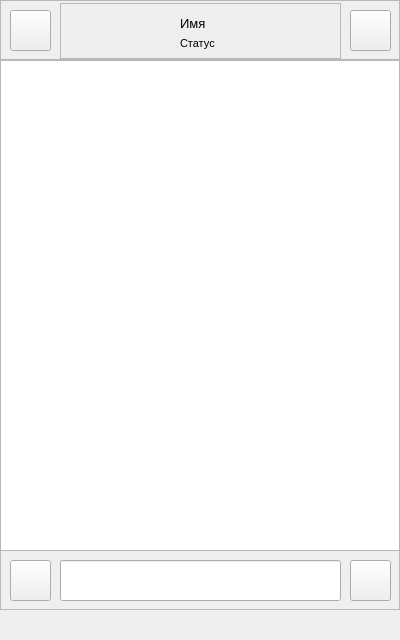
<?xml version="1.0" encoding="UTF-8"?>
<ui version="4.0">
 <class>Chat</class>
 <widget class="QWidget" name="Chat">
  <property name="geometry">
   <rect>
    <x>0</x>
    <y>0</y>
    <width>400</width>
    <height>640</height>
   </rect>
  </property>
  <property name="windowTitle">
   <string>Form</string>
  </property>
  <widget class="QFrame" name="frame">
   <property name="geometry">
    <rect>
     <x>0</x>
     <y>550</y>
     <width>400</width>
     <height>60</height>
    </rect>
   </property>
   <property name="frameShape">
    <enum>QFrame::StyledPanel</enum>
   </property>
   <property name="frameShadow">
    <enum>QFrame::Raised</enum>
   </property>
   <widget class="QPushButton" name="sendButton">
    <property name="geometry">
     <rect>
      <x>350</x>
      <y>10</y>
      <width>41</width>
      <height>41</height>
     </rect>
    </property>
    <property name="text">
     <string/>
    </property>
   </widget>
   <widget class="QPushButton" name="addFileButton">
    <property name="geometry">
     <rect>
      <x>10</x>
      <y>10</y>
      <width>41</width>
      <height>41</height>
     </rect>
    </property>
    <property name="text">
     <string/>
    </property>
   </widget>
   <widget class="QLineEdit" name="messageLineEdit">
    <property name="geometry">
     <rect>
      <x>60</x>
      <y>10</y>
      <width>281</width>
      <height>41</height>
     </rect>
    </property>
    <property name="font">
     <font>
      <pointsize>10</pointsize>
     </font>
    </property>
   </widget>
  </widget>
  <widget class="QFrame" name="frame_2">
   <property name="geometry">
    <rect>
     <x>0</x>
     <y>0</y>
     <width>400</width>
     <height>60</height>
    </rect>
   </property>
   <property name="frameShape">
    <enum>QFrame::StyledPanel</enum>
   </property>
   <property name="frameShadow">
    <enum>QFrame::Raised</enum>
   </property>
   <widget class="QPushButton" name="findButton">
    <property name="geometry">
     <rect>
      <x>350</x>
      <y>10</y>
      <width>41</width>
      <height>41</height>
     </rect>
    </property>
    <property name="text">
     <string/>
    </property>
   </widget>
   <widget class="QPushButton" name="backButton">
    <property name="geometry">
     <rect>
      <x>10</x>
      <y>10</y>
      <width>41</width>
      <height>41</height>
     </rect>
    </property>
    <property name="text">
     <string/>
    </property>
   </widget>
   <widget class="QFrame" name="frame_3">
    <property name="geometry">
     <rect>
      <x>60</x>
      <y>3</y>
      <width>281</width>
      <height>56</height>
     </rect>
    </property>
    <property name="frameShape">
     <enum>QFrame::StyledPanel</enum>
    </property>
    <property name="frameShadow">
     <enum>QFrame::Raised</enum>
    </property>
    <widget class="QLabel" name="photoLabel">
     <property name="geometry">
      <rect>
       <x>20</x>
       <y>10</y>
       <width>41</width>
       <height>41</height>
      </rect>
     </property>
     <property name="text">
      <string/>
     </property>
    </widget>
    <widget class="QLabel" name="statusLabel">
     <property name="geometry">
      <rect>
       <x>120</x>
       <y>30</y>
       <width>41</width>
       <height>21</height>
      </rect>
     </property>
     <property name="font">
      <font>
       <pointsize>8</pointsize>
      </font>
     </property>
     <property name="text">
      <string>Статус</string>
     </property>
    </widget>
    <widget class="QLabel" name="nameLabel">
     <property name="geometry">
      <rect>
       <x>120</x>
       <y>10</y>
       <width>31</width>
       <height>21</height>
      </rect>
     </property>
     <property name="font">
      <font>
       <pointsize>10</pointsize>
      </font>
     </property>
     <property name="text">
      <string>Имя</string>
     </property>
    </widget>
   </widget>
   <zorder>frame_3</zorder>
   <zorder>findButton</zorder>
   <zorder>backButton</zorder>
  </widget>
  <widget class="QListWidget" name="messageListWidget">
   <property name="geometry">
    <rect>
     <x>0</x>
     <y>60</y>
     <width>400</width>
     <height>491</height>
    </rect>
   </property>
   <property name="font">
    <font>
     <pointsize>12</pointsize>
    </font>
   </property>
  </widget>
 </widget>
 <resources/>
 <connections/>
</ui>
